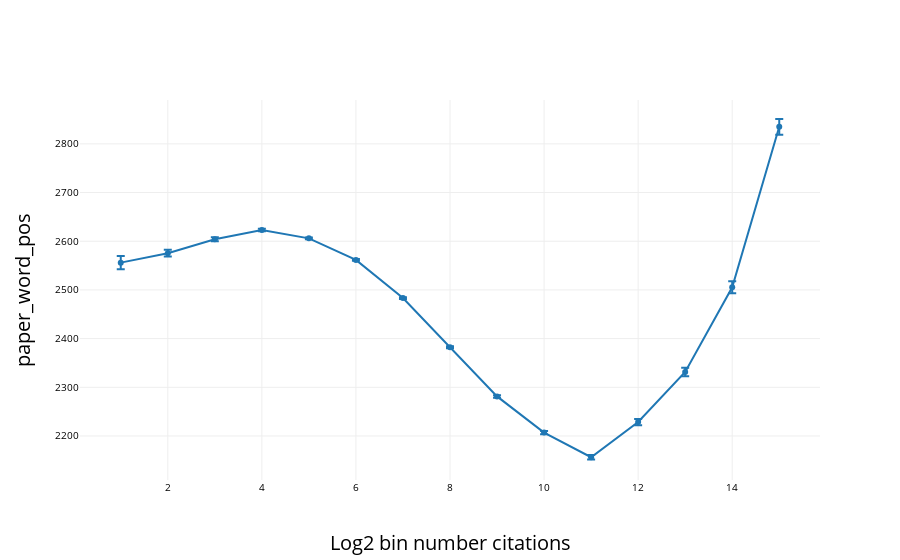

Notebook cell for this chart:
### Code cell
string_var='paper_word_pos'  # paper_word_pos   sect_word_pos    ref_loc_norm    ref_sect_norm

lista_x=[]
lista_y=[]
lista_sem_y=[]
i=1
for pair in list_bins:
    print (pair)
    minimo=pair[0]
    maximo=pair[1]
    df_select=df_ex[(df_ex['cite_count'] >= minimo ) & (df_ex['cite_count'] <= maximo )]
    
    lista_x.append(i)
    i+=1
    y=df_select[string_var].mean()
    sem=df_select[string_var].sem()
    
    lista_y.append(y)
    lista_sem_y.append(sem)

    
    
    


trace1= go.Scatter(
        x=lista_x,
        y=lista_y,
        mode = 'lines+markers',
        error_y=dict(
            type='data',
            array=lista_sem_y,
            visible=True
        )
    )


layout = Layout(    

   
        xaxis=dict(
            title='Log2 bin number citations',   #"User's university national ranking",
            titlefont=dict(
               # family=font,#family='Arial, sans-serif',
                size=20,
                color='black'
            #    color='lightgrey'
            ),  
            tickfont=dict(   
               # family=font,
                size=10,
                color='black'
            ),
            #type='log'
        ),
        yaxis=dict(
            title=string_var,
            #type='log',
            titlefont=dict(
               # family=font,#family='Arial, sans-serif',
                size=20,
                color='black'
            #    color='lightgrey'
            ),  
            tickfont=dict(   
               # family=10,
                size=10,
                color='black'
            ),
        ),                

    #     bargroupgap=0.1
    )       

data = [trace1]#, trace2]#, trace3]

fig = Figure(data=data, layout=layout)

iplot(fig, filename='testing_log2_bin_citations_vs_'+string_var+'.html')
#offline.plot(fig, filename='/home/juliaponcela/histogram_'+v1_string+'_by_groups.html')

offline.plot(fig, auto_open=True, image = 'png', image_filename="testing" ,
             output_type='file', image_width=1600, image_height=1200, filename='/home/staff/julia/at_Northwestern/In_Text_Citations/In-Text-Citations-New/plots/example_set/testing_log2_bin_citations_vs_'+string_var+'.html', validate=False)

### Figure 1 — Plotly figure (JSON) as saved in the notebook; plotly's stock layout.template omitted (floating-point values rounded to 4 significant figures)
{"data": [{"error_y": {"array": [13.48, 6.869, 3.904, 2.539, 1.916, 1.713, 1.778, 2.064, 2.567, 3.363, 4.63, 6.387, 8.839, 12.49, 16.07], "type": "data", "visible": true}, "mode": "lines+markers", "type": "scatter", "x": [1, 2, 3, 4, 5, 6, 7, 8, 9, 10, 11, 12, 13, 14, 15], "y": [2556.0, 2575.0, 2604.0, 2623.0, 2606.0, 2562.0, 2483.0, 2382.0, 2281.0, 2207.0, 2156.0, 2229.0, 2331.0, 2505.0, 2835.0]}], "layout": {"xaxis": {"tickfont": {"color": "black", "size": 10}, "title": "Log2 bin number citations", "titlefont": {"color": "black", "size": 20}}, "yaxis": {"tickfont": {"color": "black", "size": 10}, "title": "paper_word_pos", "titlefont": {"color": "black", "size": 20}}}}
